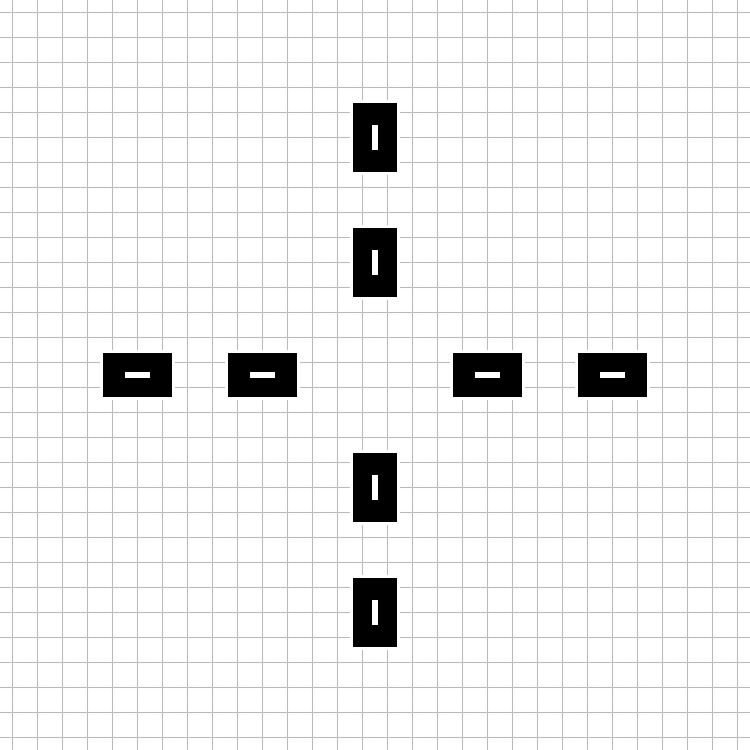

A 2D game scene composited from a Tiled map and its tileset images. What follows is a short description and the map's XML, with each tile layer's data collapsed to a summary:
An orthogonal 30x30 tile map with 25x25 px tiles, 2 tile layers (bg, walls), 2 tilesets and 36 objects (1, 2, 3, 4, 5, ...).

<map version="1.0" orientation="orthogonal" renderorder="right-down" width="30" height="30" tilewidth="25" tileheight="25" nextobjectid="126">
 <tileset firstgid="1" name="tiles_25" tilewidth="25" tileheight="25" tilecount="6" columns="6">
  <image source="tiles_25.png" width="150" height="25" />
 </tileset>
 <tileset firstgid="7" name="wall-tiles" tilewidth="25" tileheight="25" tilecount="36" columns="12">
  <image source="wall-tiles.png" width="300" height="75" />
  <tile id="0">
   <properties>
    <property name="isOpaque" value="true" />
   </properties>
  </tile>
  <tile id="1">
   <properties>
    <property name="isOpaque" value="true" />
   </properties>
  </tile>
  <tile id="2">
   <properties>
    <property name="isOpaque" value="true" />
   </properties>
  </tile>
  <tile id="3">
   <properties>
    <property name="isOpaque" value="true" />
   </properties>
  </tile>
  <tile id="4">
   <properties>
    <property name="isOpaque" value="true" />
   </properties>
  </tile>
  <tile id="5">
   <properties>
    <property name="isOpaque" value="true" />
   </properties>
  </tile>
  <tile id="6">
   <properties>
    <property name="isOpaque" value="true" />
   </properties>
  </tile>
  <tile id="7">
   <properties>
    <property name="isOpaque" value="false" />
   </properties>
   <objectgroup draworder="index">
    <object id="1" x="8" y="8" width="10" height="10" />
   </objectgroup>
  </tile>
  <tile id="12">
   <properties>
    <property name="isOpaque" value="false" />
   </properties>
  </tile>
  <tile id="14">
   <properties>
    <property name="isOpaque" value="false" />
   </properties>
  </tile>
  <tile id="15">
   <properties>
    <property name="isOpaque" value="false" />
   </properties>
  </tile>
  <tile id="16">
   <properties>
    <property name="isOpaque" value="false" />
   </properties>
  </tile>
  <tile id="17">
   <properties>
    <property name="isOpaque" value="false" />
   </properties>
  </tile>
  <tile id="18">
   <properties>
    <property name="isOpaque" value="false" />
   </properties>
  </tile>
  <tile id="19">
   <properties>
    <property name="isOpaque" value="false" />
   </properties>
  </tile>
  <tile id="24">
   <properties>
    <property name="isOpaque" value="false" />
   </properties>
  </tile>
  <tile id="25">
   <properties>
    <property name="isOpaque" value="false" />
   </properties>
  </tile>
  <tile id="26">
   <properties>
    <property name="isOpaque" value="false" />
   </properties>
  </tile>
  <tile id="27">
   <properties>
    <property name="isOpaque" value="false" />
   </properties>
  </tile>
  <tile id="28">
   <properties>
    <property name="isOpaque" value="false" />
   </properties>
  </tile>
  <tile id="29">
   <properties>
    <property name="isOpaque" value="false" />
   </properties>
  </tile>
  <tile id="30">
   <properties>
    <property name="isOpaque" value="false" />
   </properties>
  </tile>
 </tileset>
 <layer name="bg" width="30" height="30">
  <data>[900 cells, 900 non-empty, 1 distinct tile ids]</data>
 </layer>
 <layer name="walls" width="30" height="30">
  <data>[900 cells, 48 non-empty, 6 distinct tile ids]</data>
 </layer>
 <objectgroup name="navmesh">
  <object id="111" x="0" y="0" width="350" height="350" />
  <object id="112" x="400" y="0" width="350" height="350" />
  <object id="113" x="0" y="400" width="350" height="350" />
  <object id="114" x="400" y="400" width="350" height="350" />
  <object id="116" x="175" y="350" width="50" height="50" />
  <object id="117" x="300" y="350" width="150" height="50" />
  <object id="118" x="350" y="300" width="50" height="50" />
  <object id="119" x="350" y="400" width="50" height="50" />
  <object id="120" x="525" y="350" width="50" height="50" />
  <object id="121" x="650" y="350" width="100" height="50" />
  <object id="122" x="350" y="650" width="50" height="100" />
  <object id="123" x="350" y="0" width="50" height="100" />
  <object id="124" x="350" y="175" width="50" height="50" />
  <object id="125" x="0" y="350" width="100" height="50" />
 </objectgroup>
 <objectgroup name="pickups">
  <object id="87" name="1" x="362" y="188" width="25" height="25" />
  <object id="90" name="2" x="537" y="362" width="25" height="25" />
  <object id="91" name="3" x="362" y="536" width="25" height="25" />
  <object id="92" name="4" x="186" y="360" width="25" height="25" />
  <object id="93" name="5" x="361" y="62" width="25" height="25" />
  <object id="94" name="6" x="663" y="361" width="25" height="25" />
  <object id="95" name="7" x="363" y="661" width="25" height="25" />
  <object id="96" name="8" x="63" y="361" width="25" height="25" />
  <object id="97" name="9" x="362" y="362" width="25" height="25" />
 </objectgroup>
 <objectgroup name="horizontal-paths">
  <object id="98" x="25" y="200">
   <polyline points="0,0 700,0" />
  </object>
  <object id="99" x="25" y="550">
   <polyline points="0,0 700,0" />
  </object>
  <object id="103" x="25" y="325">
   <polyline points="0,0 700,0" />
  </object>
  <object id="104" x="25" y="75">
   <polyline points="0,0 700,0" />
  </object>
  <object id="105" x="25" y="425">
   <polyline points="0,0 700,0" />
  </object>
  <object id="106" x="25" y="675">
   <polyline points="0,0 700,0" />
  </object>
 </objectgroup>
 <objectgroup name="vertical-paths">
  <object id="101" x="200" y="25">
   <polyline points="0,0 0,700" />
  </object>
  <object id="102" x="550" y="25">
   <polyline points="0,0 0,700" />
  </object>
  <object id="107" x="75" y="25">
   <polyline points="0,0 0,700" />
  </object>
  <object id="108" x="325" y="25">
   <polyline points="0,0 0,700" />
  </object>
  <object id="109" x="425" y="25">
   <polyline points="0,0 0,700" />
  </object>
  <object id="110" x="675" y="25">
   <polyline points="0,0 0,700" />
  </object>
 </objectgroup>
</map>
